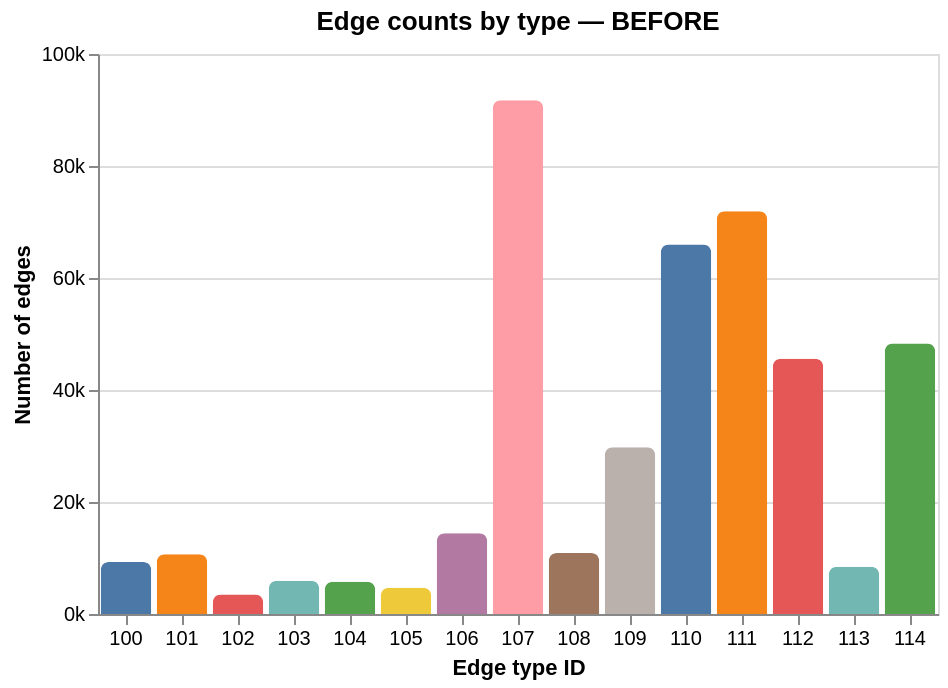

Notebook code for this chart:
### Markdown cell above
## Step 3 — Edge-type distribution *before* editing

### Code cell
chart_before = (
    alt.Chart(counts_df.to_pandas().head(15), title="Edge counts by type — BEFORE")
    .mark_bar(cornerRadiusTopLeft=4, cornerRadiusTopRight=4)
    .encode(
        x=alt.X("edge_type_id:O", title="Edge type ID", axis=alt.Axis(labelAngle=0)),
        y=alt.Y(
           "count:Q",
            title="Number of edges", 
            scale=alt.Scale(type="linear"),
            axis=alt.Axis(format="~s")
        ),
        color=alt.Color(
                "edge_type_id:O",
                scale=alt.Scale(scheme="tableau10"),
                legend=None,
        ),
        tooltip=["edge_type_id:O", "count:Q"],
    )
    .properties(width=420, height=280)
)
chart_before

### Figure 1 — Vega-Lite specification as saved in the notebook (floating-point values rounded to 4 significant figures)
{"config": {"view": {"continuousWidth": 300, "continuousHeight": 300}}, "data": {"name": "data-22f0e1901fc1bee8ab79cb8acfb63e54"}, "mark": {"type": "bar", "cornerRadiusTopLeft": 4, "cornerRadiusTopRight": 4}, "encoding": {"color": {"field": "edge_type_id", "legend": null, "scale": {"scheme": "tableau10"}, "type": "ordinal"}, "tooltip": [{"field": "edge_type_id", "type": "ordinal"}, {"field": "count", "type": "quantitative"}], "x": {"axis": {"labelAngle": 0}, "field": "edge_type_id", "title": "Edge type ID", "type": "ordinal"}, "y": {"axis": {"format": "~s"}, "field": "count", "scale": {"type": "linear"}, "title": "Number of edges", "type": "quantitative"}}, "height": 280, "title": "Edge counts by type — BEFORE", "width": 420, "$schema": "https://vega.github.io/schema/vega-lite/v6.1.0.json", "datasets": {"data-22f0e1901fc1bee8ab79cb8acfb63e54": [{"edge_type_id": 100, "count": 9299}, {"edge_type_id": 101, "count": 10677}, {"edge_type_id": 102, "count": 3470}, {"edge_type_id": 103, "count": 5940}, {"edge_type_id": 104, "count": 5749}, {"edge_type_id": 105, "count": 4679}, {"edge_type_id": 106, "count": 14414}, {"edge_type_id": 107, "count": 91739}, {"edge_type_id": 108, "count": 10871}, {"edge_type_id": 109, "count": 29785}, {"edge_type_id": 110, "count": 65978}, {"edge_type_id": 111, "count": 71916}, {"edge_type_id": 112, "count": 45591}, {"edge_type_id": 113, "count": 8445}, {"edge_type_id": 114, "count": 48325}]}}
